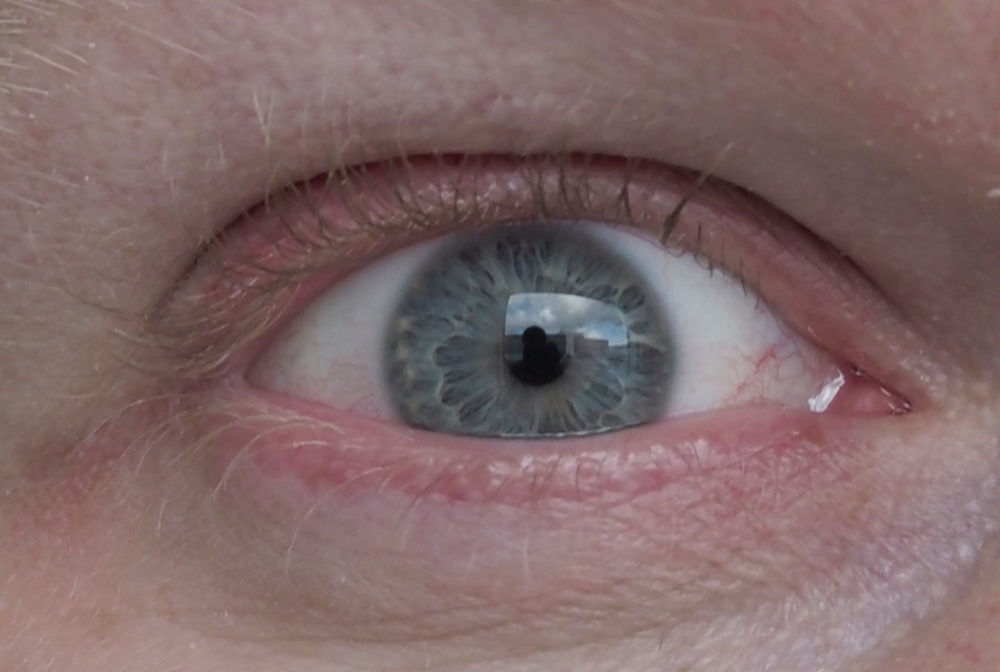
#> input picture Iris_segmentation/eyeOpenCrop.jpg, 1000 x 672 px, shrunk from 1430 x 961 before the run
$ jupyter execute --allow-errors MikkelHough.ipynb
#> lines starting #> are read from the running program, lines starting #| are printed output that depends on the picture; after the words box and inside, x2 and y2 are one past the last pixel; in counts of white or black regions, pixels touching at a corner belong together
[cell 1]
import cv2
import numpy as np
from matplotlib import pyplot as plt


# Load an color image in grayscale
imgRGB = cv2.imread('eyeOpenCrop.jpg',1)
#> imgRGB is the input picture: shape (672, 1000, 3); mean B, G, R 104.5, 104.2, 129

imgGrey = cv2.imread('eyeOpenCrop.jpg',0  )
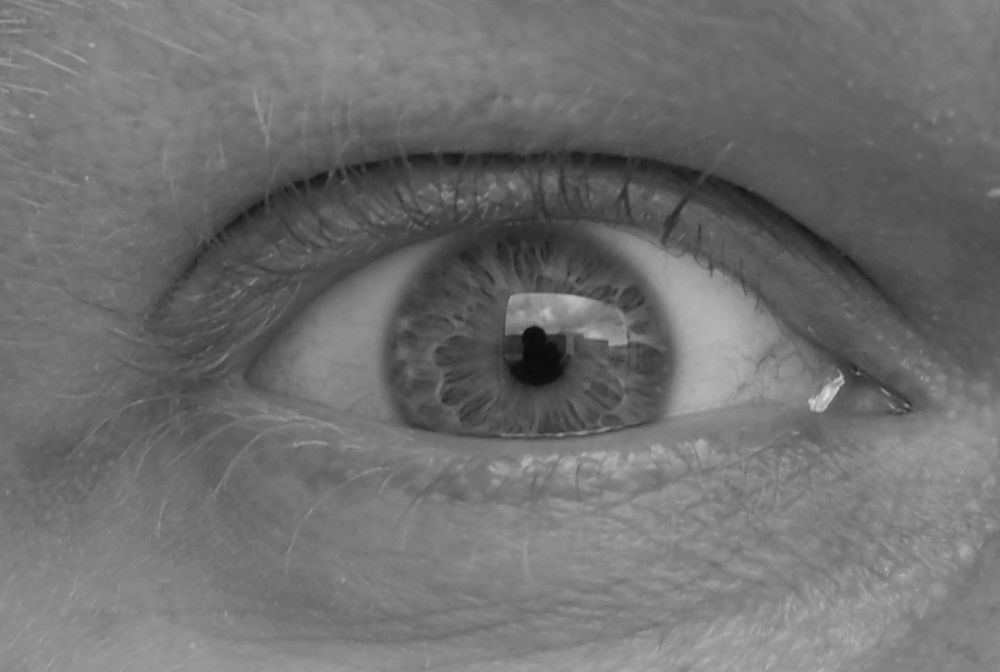
#> imgGrey: shape (672, 1000); min 9, max 221, mean 111.7

#img = cv2.medianBlur(img,5)


imgRGB=cv2.cvtColor(imgRGB,cv2.COLOR_RGB2BGR)
plt.imshow(imgRGB)
plt.show()

cimg=cv2.cvtColor(imgGrey,cv2.COLOR_GRAY2BGR )
plt.imshow(cimg)
plt.show()

[cell 2]
cimgBlur = cv2.medianBlur(imgGrey,17)
cimg = cv2.cvtColor(cimgBlur,cv2.COLOR_GRAY2BGR)
circles = cv2.HoughCircles(cimgBlur,cv2.HOUGH_GRADIENT,1,20,param1=50,param2=30,minRadius=0,maxRadius=0)
#> circles = [[522.5, 547.5, 322], [494.5, 382.5, 183.1], [536.5, 350.5, 34.3], [597.5, 358.5, 76.5], [609.5, 326.5, 20.3]]

circles = np.uint16(np.around(circles))
#> circles = [[522, 548, 322], [494, 382, 183], [536, 350, 34], [598, 358, 76], [610, 326, 20]]
for i in circles[0,:]:
    # draw the outer circle
    cv2.circle(cimg,(i[0],i[1]),i[2],(0,255,0),2)
    # draw the center of the circle
    cv2.circle(cimg,(i[0],i[1]),2,(0,0,255),3)
#> this loop made 5 passes
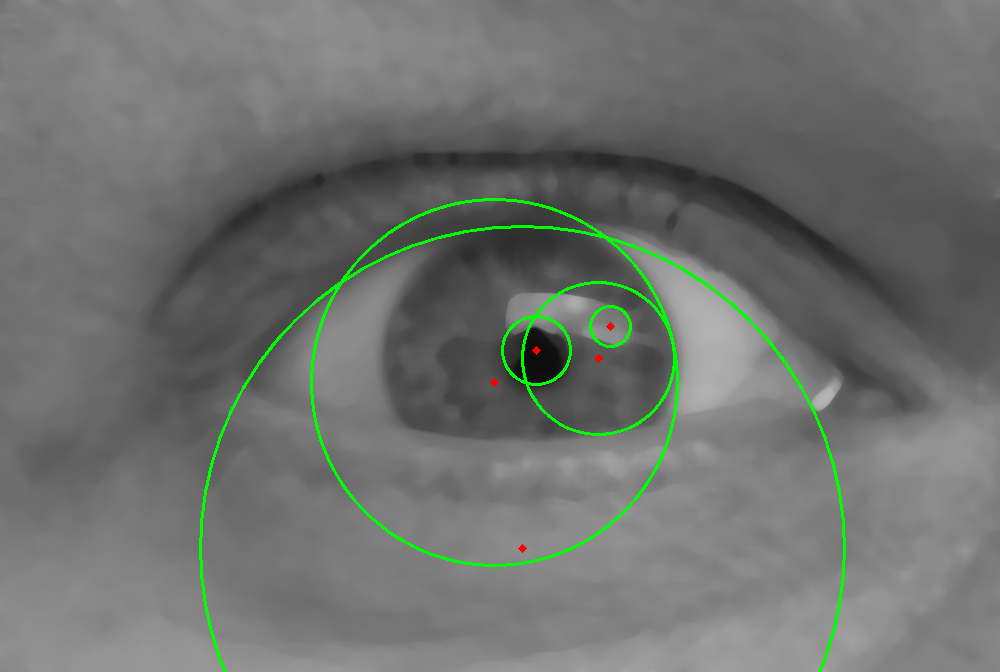
#> cimg: shape (672, 1000, 3); mean B, G, R 110, 113.6, 110.1


plt.imshow(cimg)
plt.show()

[cell 3]

cimg=cv2.cvtColor(imgGrey,cv2.COLOR_GRAY2BGR )
plt.imshow(cimg)
plt.show()

ret,thresh1 = cv2.threshold(imgGrey,111,255,cv2.THRESH_BINARY)
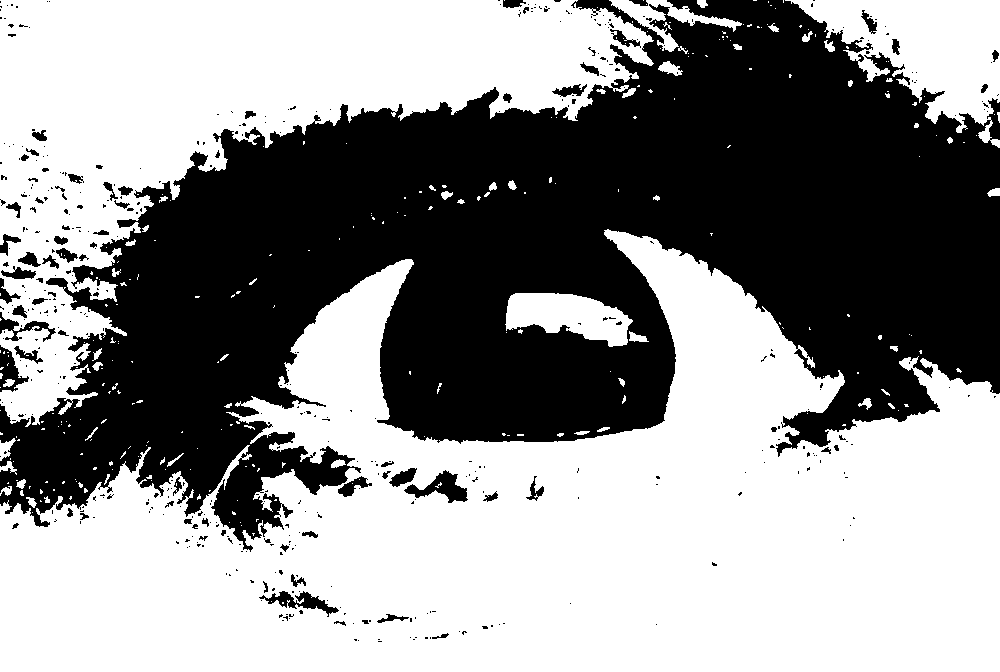
#> thresh1: shape (672, 1000); 57.1% white; 468 black regions (391 under 20 px), largest, box (x1, y1, x2, y2) and area: (0, 0, 1000, 552) 278794, (404, 470, 468, 503) 879, (259, 591, 339, 617) 692
thresh1 = cv2.medianBlur(thresh1,17)
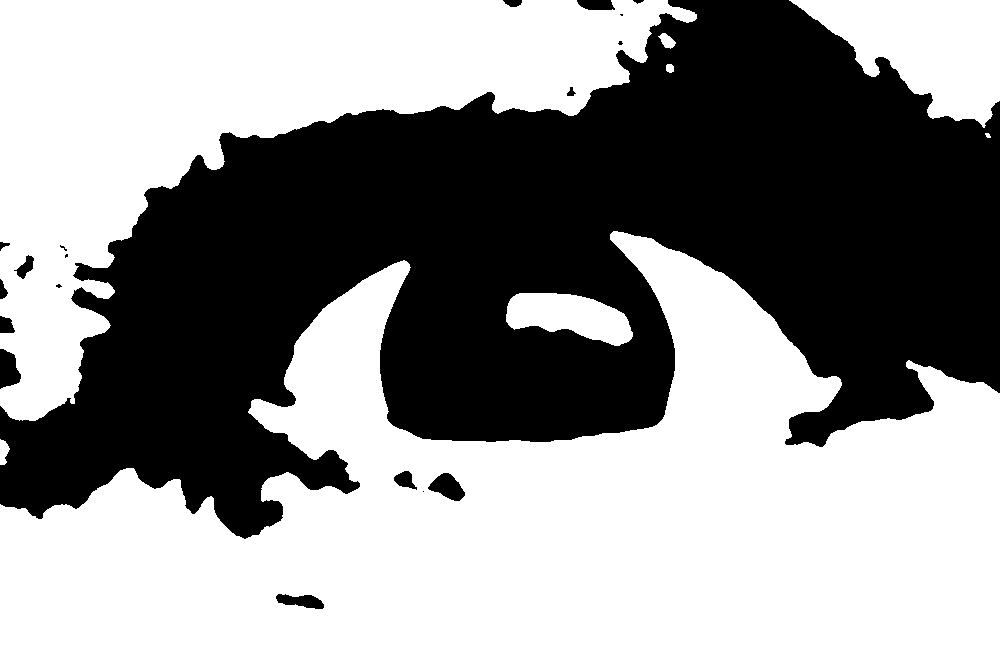
#> thresh1: shape (672, 1000); 57.5% white; 19 black regions (6 under 20 px), largest, box (x1, y1, x2, y2) and area: (0, 0, 1000, 539) 282652, (428, 473, 465, 501) 614, (0, 349, 21, 389) 604
cimg = cv2.cvtColor(thresh1,cv2.COLOR_GRAY2BGR)
plt.imshow(cimg)
plt.show()
circles = cv2.HoughCircles(thresh1,cv2.HOUGH_GRADIENT,1,20,param1=50,param2=30,minRadius=0,maxRadius=0)
#> circles = None
#> (the rest of this cell did not finish here and is left out)

[cell 4]
cimg=cv2.cvtColor(imgGrey,cv2.COLOR_GRAY2BGR )
plt.imshow(cimg)
plt.show()

ret,thresh1 = cv2.threshold(imgGrey,65,255,cv2.THRESH_BINARY_INV)
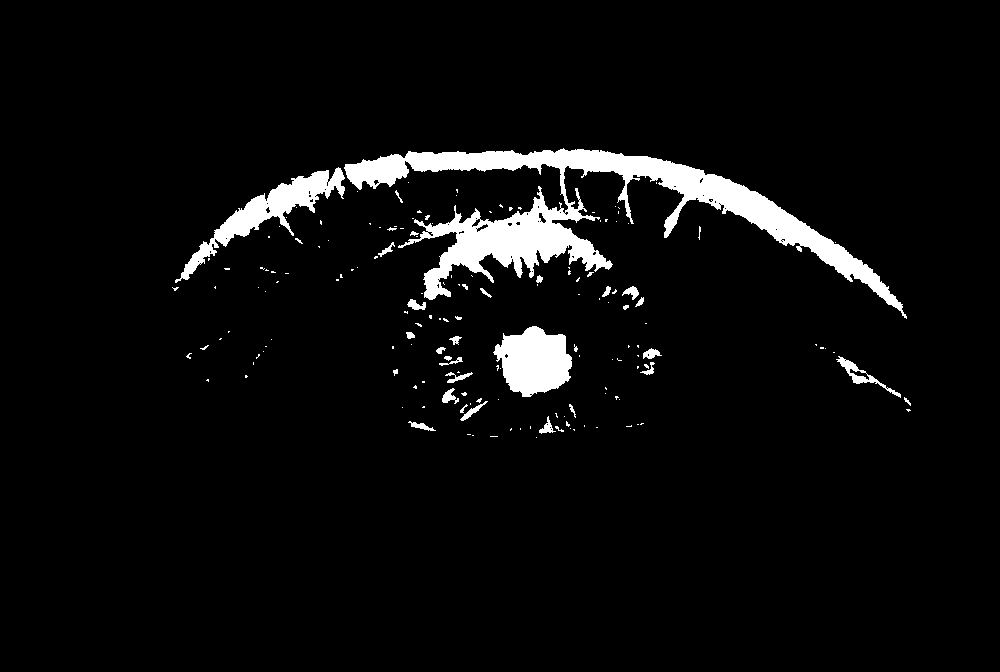
#> thresh1: shape (672, 1000); 4.8% white; 165 white regions (131 under 20 px), largest, box (x1, y1, x2, y2) and area: (344, 148, 907, 319) 21407, (175, 167, 345, 283) 3952, (493, 326, 572, 397) 3871
thresh1 = cv2.medianBlur(thresh1,17)
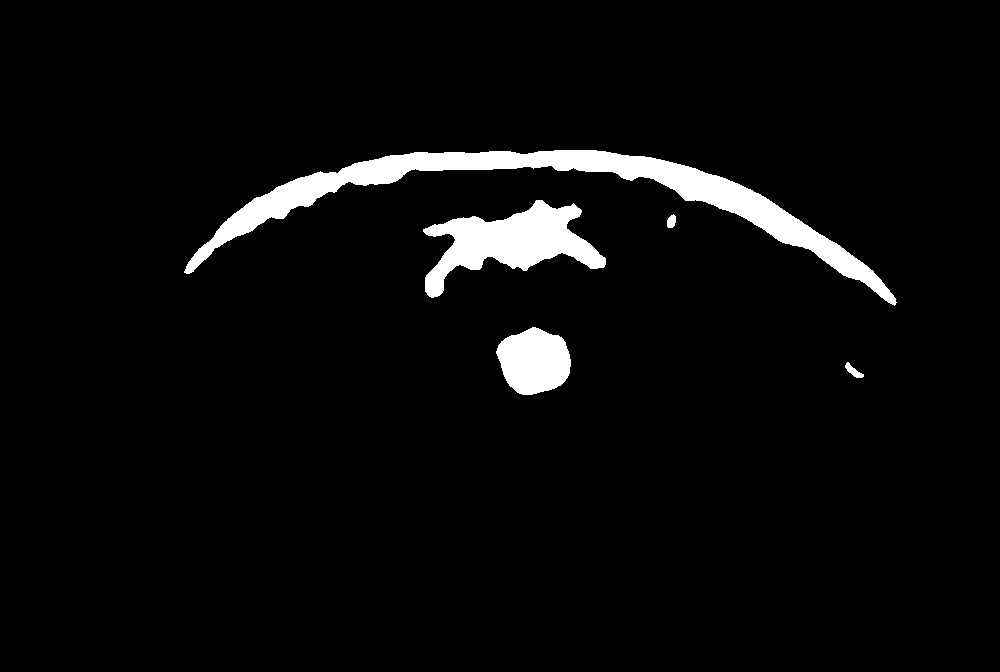
#> thresh1: shape (672, 1000); 4.2% white; 5 white regions, box (x1, y1, x2, y2) and area: (184, 150, 897, 306) 16539, (423, 200, 606, 298) 7836, (496, 327, 571, 395) 3789, (845, 362, 864, 378) 131, (667, 214, 676, 228) 97
cimg = cv2.cvtColor(thresh1,cv2.COLOR_GRAY2BGR)
plt.imshow(cimg)
plt.show()
circles = cv2.HoughCircles(thresh1,cv2.HOUGH_GRADIENT,1,20,param1=50,param2=30,minRadius=0,maxRadius=0)

#> (the rest of this cell did not finish here and is left out)
